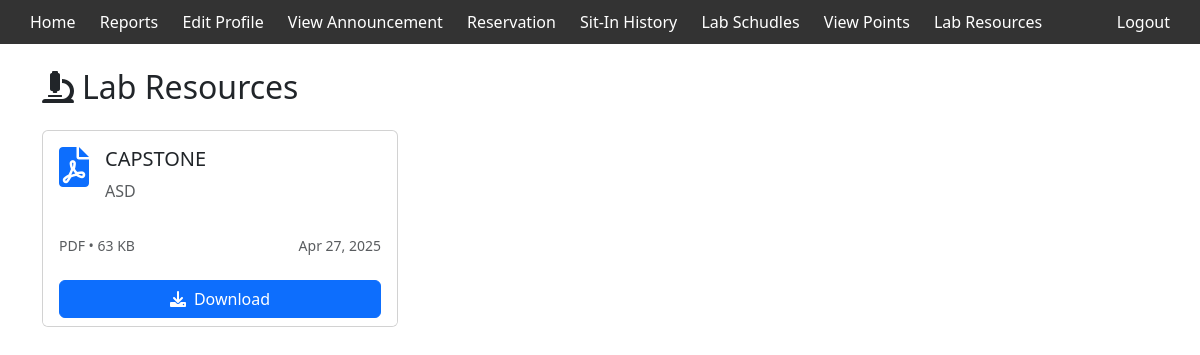
/lab_student.php (signed in), run on the app's committed database.
### tables this page shows
CREATE TABLE `lab_resources` (
  `id` int(11) NOT NULL,
  `title` varchar(255) NOT NULL,
  `description` text DEFAULT NULL,
  `file_name` varchar(255) NOT NULL,
  `file_path` varchar(255) NOT NULL,
  `file_type` varchar(50) NOT NULL,
  `file_size` int(11) NOT NULL,
  `uploaded_by` varchar(50) NOT NULL,
  `is_active` tinyint(1) DEFAULT 1,
  `uploaded_at` timestamp NOT NULL DEFAULT current_timestamp()
);

### lab_student.php (the view, shortened to what this page needs)
<?php
include 'db_connect.php';
$sql = "SELECT * FROM lab_resources WHERE is_active = 1 ORDER BY uploaded_at DESC";
$result = $conn->query($sql);
?>
<!DOCTYPE html>
<html lang="en">
<head>
    <link href="https://cdn.jsdelivr.net/npm/bootstrap@5.3.0/dist/css/bootstrap.min.css" rel="stylesheet">
    <link rel="stylesheet" href="https://cdnjs.cloudflare.com/ajax/libs/font-awesome/6.0.0/css/all.min.css">
</head>
<body>
<div class="header">
        <div>
            <a href="home.php">Home</a>
            <a href="reports.php">Reports</a>
            <a href="editprofile.php">Edit Profile</a>
            <a href="view_announcements.php">View Announcement</a>
            <a href="reservation.php">Reservation</a>
            <a href="sitin.php">Sit-In History</a>
            <a href="lab_schedule_student.php">Lab Schudles</a>
            <a href="view_points.php">View Points</a>
            <a href="lab_student.php">Lab Resources</a>
        </div>
        <div>
        <a href="logout.php" onclick="return confirm('Are you sure you want to logout?');">Logout</a>
    </div>
    </div>
<div class="container py-4">
    <h2 class="mb-4"><i class="fas fa-microscope me-2"></i>Lab Resources</h2>
    <?php if ($result->num_rows > 0): ?>
        <div class="row g-4">
            <?php while ($resource = $result->fetch_assoc()): ?>
                <div class="col-md-6 col-lg-4">
                    <div class="card resource-card h-100">
                        <div class="card-body">
                            <div class="d-flex align-items-start mb-3">
                                <i class="fas fa-<?=
                                    match(strtolower($resource['file_type'])) {
                                        'pdf' => 'file-pdf',
                                        'doc','docx' => 'file-word',
                                        'ppt','pptx' => 'file-powerpoint',
                                        'xls','xlsx' => 'file-excel',
                                        'jpg','jpeg','png' => 'file-image',
                                        'zip','rar' => 'file-archive',
                                        default => 'file'
                                    }
                                ?> file-icon me-3"></i>
                                <div>
                                    <h5><?= htmlspecialchars($resource['title']) ?></h5>
                                    <?php if ($resource['description']): ?>
                                        <p class="text-muted"><?= htmlspecialchars($resource['description']) ?></p>
                                    <?php endif; ?>
                                </div>
                            </div>
                            <div class="d-flex justify-content-between align-items-center">
                                <small class="text-muted">
                                    <?= strtoupper($resource['file_type']) ?> •
                                    <?= round($resource['file_size'] / 1024) ?> KB
                                </small>
                                <small class="text-muted">
                                    <?= date('M j, Y', strtotime($resource['uploaded_at'])) ?>
                                </small>
                            </div>
                        </div>
                        <div class="card-footer bg-white border-top-0">
                            <a href="<?= htmlspecialchars($resource['file_path']) ?>"
                               class="btn btn-primary w-100"
                               download="<?= htmlspecialchars($resource['file_name']) ?>">
                               <i class="fas fa-download me-2"></i>Download
                            </a>
                        </div>
                    </div>
                </div>
            <?php endwhile; ?>
        </div>
    <?php endif; ?>
</div>
</body>
</html>

### lab_student.php (style rules this page uses)
.resource-card { transition: all 0.3s ease; }
.file-icon { font-size: 2.5rem; color: #0d6efd; }
.header { background-color: #333; color: white; padding: 10px 20px; display: flex; justify-content: space-between; align-items: center; }
.header a { color: white; text-decoration: none; margin: 0 10px; }

### data on the page
lab_resources: title "CAPSTONE", description "ASD", file_type "PDF", $resource['file_size']/1024 "63", uploaded_at "Apr 27, 2025"
